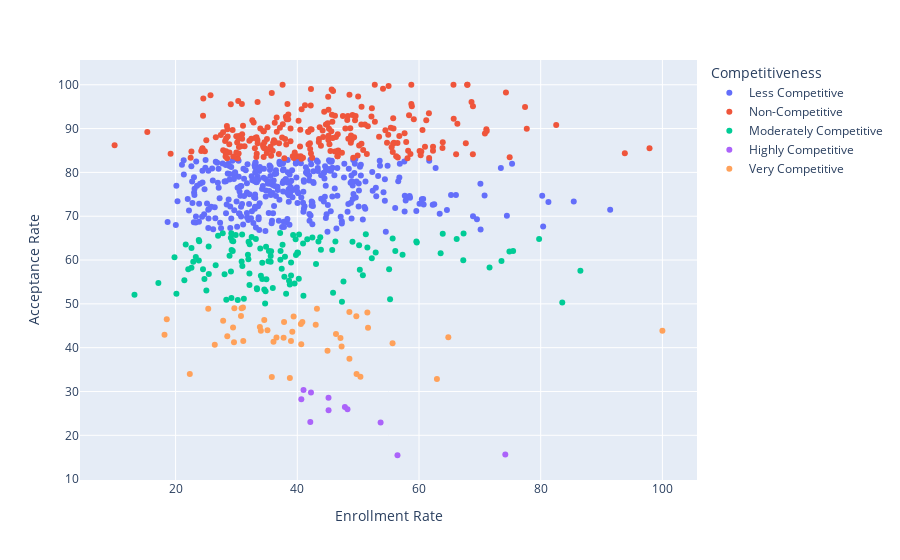

Notebook source saved alongside this figure:
### Code cell
enrollment_rate_df = df[['College Name', 'Acceptance Rate', 'Enrollment Rate']]
enrollment_rate_df['Competitiveness'] = pd.cut(enrollment_rate_df['Acceptance Rate'], bins = 5, right = False, labels = ['Highly Competitive', 'Very Competitive', 'Moderately Competitive', 'Less Competitive', 'Non-Competitive'])
# top_enrollment_rate_df = enrollment_rate_df.sort_values(by='Enrollment Rate', ascending=False).head(10)
fig = px.scatter(
    enrollment_rate_df,
    x = 'Enrollment Rate',
    y = 'Acceptance Rate',
    color = 'Competitiveness'
)
fig.write_image('Enrollment Rate vs Competitiveness.png')
fig.show()

### Figure 1 — Plotly figure (JSON) as saved in the notebook; plotly's stock layout.template omitted (floating-point values rounded to 4 significant figures; data arrays with more than 128 entries replaced by an {"elided": "..."} marker saying what was removed)
{"data": [{"hovertemplate": "Competitiveness=Less Competitive<br>Enrollment Rate=%{x}<br>Acceptance Rate=%{y}<extra></extra>", "legendgroup": "Less Competitive", "marker": {"color": "#636efa", "symbol": "circle"}, "mode": "markers", "name": "Less Competitive", "orientation": "v", "showlegend": true, "type": "scatter", "x": {"elided": "351 float values"}, "xaxis": "x", "y": {"elided": "351 float values"}, "yaxis": "y"}, {"hovertemplate": "Competitiveness=Non-Competitive<br>Enrollment Rate=%{x}<br>Acceptance Rate=%{y}<extra></extra>", "legendgroup": "Non-Competitive", "marker": {"color": "#EF553B", "symbol": "circle"}, "mode": "markers", "name": "Non-Competitive", "orientation": "v", "showlegend": true, "type": "scatter", "x": {"elided": "244 float values"}, "xaxis": "x", "y": {"elided": "244 float values"}, "yaxis": "y"}, {"hovertemplate": "Competitiveness=Moderately Competitive<br>Enrollment Rate=%{x}<br>Acceptance Rate=%{y}<extra></extra>", "legendgroup": "Moderately Competitive", "marker": {"color": "#00cc96", "symbol": "circle"}, "mode": "markers", "name": "Moderately Competitive", "orientation": "v", "showlegend": true, "type": "scatter", "x": [37.18, 50.16, 45.74, 50.77, 40.95, 37.87, 34.86, 39.31, 29.29, 26.98, 38.64, 22.61, 35.26, 49.07, 30.97, 22.9, 51.26, 35.62, 43.08, 71.59, 43.77, 29.17, 35.7, 40.29, 38.97, 83.54, 28.33, 39.78, 47.34, 51.52, 57.3, 29.47, 50.28, 52.88, 43.88, 25.46, 38.16, 75.47, 86.52, 33.91, 23.81, 42.48, 41.64, 29.88, 73.55, 45.88, 29.39, 20.13, 30.21, 35.62, 34.71, 19.82, 21.44, 31.22, 79.74, 34.24, 39.72, 34.58, 23.88, 46.26, 24.5, 28.05, 22.08, 33.35, 33.38, 34.92, 29.08, 37.44, 33.19, 17.17, 13.24, 32.14, 34.24, 56.1, 34.01, 32.51, 21.66, 39.55, 27.75, 28.86, 41.01, 25.43, 31.99, 24.74, 32.13, 29.16, 29.09, 25.05, 23.81, 30.85, 40.02, 26.59, 38.98, 52.24, 66.19, 23.32, 59.63, 37.97, 67.28, 55.09, 63.9, 35.33, 40.25, 37.58, 74.86, 22.61, 30.93, 67.32, 40.12, 55.67, 47.59, 31.96, 34.79, 31.89, 55.24, 38.77, 37.22, 43.47, 59.57, 35.97, 32.18, 63.56, 29.2, 37.25], "xaxis": "x", "y": [66.16, 63.36, 62.3, 56.53, 63.78, 56.17, 63.01, 65.72, 64.42, 65.53, 55.29, 58.23, 59.74, 64.16, 58.61, 59.59, 65.89, 60.89, 59.09, 58.28, 65.18, 51.32, 62.01, 65.8, 56.48, 50.32, 50.94, 61.13, 50.46, 62.89, 61.23, 64.28, 57.76, 61.72, 62.37, 56.78, 52.31, 62.06, 57.55, 62.62, 59.9, 65.17, 64.74, 65.72, 59.75, 52.56, 62.04, 52.31, 50.9, 59.59, 50.07, 60.66, 55.39, 51.16, 64.81, 59.4, 64.72, 53.29, 64.3, 64.23, 57.91, 56.76, 57.89, 53.55, 53.31, 55.6, 65.11, 58.0, 64.77, 54.75, 52.05, 54.32, 55.65, 62.04, 56.39, 65.25, 63.55, 54.63, 66.11, 60.95, 51.87, 63.08, 64.16, 55.7, 56.95, 66.1, 57.37, 53.06, 64.57, 59.65, 61.73, 58.8, 59.42, 60.42, 64.82, 60.68, 63.99, 60.76, 59.95, 57.87, 66.03, 62.03, 55.72, 63.52, 61.95, 62.72, 65.8, 66.04, 61.62, 64.89, 55.1, 60.2, 52.87, 61.22, 51.07, 54.43, 60.07, 64.22, 64.25, 53.63, 63.59, 61.56, 62.29, 62.06], "yaxis": "y"}, {"hovertemplate": "Competitiveness=Highly Competitive<br>Enrollment Rate=%{x}<br>Acceptance Rate=%{y}<extra></extra>", "legendgroup": "Highly Competitive", "marker": {"color": "#ab63fa", "symbol": "circle"}, "mode": "markers", "name": "Highly Competitive", "orientation": "v", "showlegend": true, "type": "scatter", "x": [42.14, 41.02, 45.14, 45.13, 47.82, 40.66, 48.25, 74.18, 56.46, 42.25, 53.69], "xaxis": "x", "y": [23.06, 30.36, 25.73, 28.57, 26.47, 28.23, 25.92, 15.61, 15.45, 29.74, 22.91], "yaxis": "y"}, {"hovertemplate": "Competitiveness=Very Competitive<br>Enrollment Rate=%{x}<br>Acceptance Rate=%{y}<extra></extra>", "legendgroup": "Very Competitive", "marker": {"color": "#FFA15A", "symbol": "circle"}, "mode": "markers", "name": "Very Competitive", "orientation": "v", "showlegend": true, "type": "scatter", "x": [49.7, 34.01, 33.85, 100, 43.23, 29.6, 34.57, 39.18, 31.07, 47.28, 29.65, 51.62, 31.12, 62.94, 35.1, 39.39, 48.56, 26.44, 50.37, 40.65, 43.03, 36.58, 40.59, 37.83, 48.57, 18.55, 35.81, 44.97, 28.49, 25.36, 29.44, 18.18, 22.33, 40.83, 30.84, 38.96, 64.82, 30.74, 55.66, 51.51, 47.09, 27.81, 49.74, 37.75, 38.78, 46.36, 36.09], "xaxis": "x", "y": [47.18, 43.87, 44.71, 43.87, 48.87, 41.24, 46.31, 43.64, 49.17, 40.29, 49.0, 44.56, 41.54, 32.83, 44, 47.09, 48.12, 40.67, 33.38, 40.77, 45.25, 42.31, 45.42, 45.83, 37.46, 46.5, 33.32, 39.29, 42.63, 48.86, 44.61, 42.97, 33.98, 45.85, 48.98, 41.52, 42.36, 47.24, 41.0, 48.05, 42.21, 46.13, 33.97, 42.25, 33.06, 43.14, 41.35], "yaxis": "y"}], "layout": {"legend": {"title": {"text": "Competitiveness"}, "tracegroupgap": 0}, "margin": {"t": 60}, "xaxis": {"anchor": "y", "domain": [0, 1], "title": {"text": "Enrollment Rate"}}, "yaxis": {"anchor": "x", "domain": [0, 1], "title": {"text": "Acceptance Rate"}}}}
